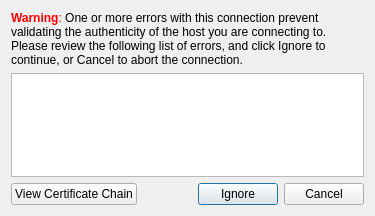
<?xml version="1.0" encoding="UTF-8"?>
<ui version="4.0">
 <class>SslErrors</class>
 <widget class="QDialog" name="SslErrors">
  <property name="geometry">
   <rect>
    <x>0</x>
    <y>0</y>
    <width>375</width>
    <height>216</height>
   </rect>
  </property>
  <property name="windowTitle">
   <string>Unable To Validate The Connection</string>
  </property>
  <layout class="QVBoxLayout">
   <item>
    <widget class="QLabel" name="label">
     <property name="text">
      <string>&lt;html&gt;&lt;head&gt;&lt;meta name=&quot;qrichtext&quot; content=&quot;1&quot; /&gt;&lt;style type=&quot;text/css&quot;&gt;
p, li { white-space: pre-wrap; }
&lt;/style&gt;&lt;/head&gt;&lt;body style=&quot; font-family:'Sans Serif'; font-size:9pt; font-weight:400; font-style:normal;&quot;&gt;
&lt;p style=&quot; margin-top:0px; margin-bottom:0px; margin-left:0px; margin-right:0px; -qt-block-indent:0; text-indent:0px;&quot;&gt;&lt;span style=&quot; font-weight:600; color:#ff0000;&quot;&gt;Warning&lt;/span&gt;&lt;span style=&quot; color:#ff0000;&quot;&gt;:&lt;/span&gt;&lt;span style=&quot; color:#000000;&quot;&gt; One or more errors with this connection prevent validating the authenticity of the host you are connecting to. Please review the following list of errors, and click &lt;/span&gt;&lt;span style=&quot; color:#000000;&quot;&gt;Ignore&lt;/span&gt;&lt;span style=&quot; color:#000000;&quot;&gt; to continue, or &lt;/span&gt;&lt;span style=&quot; color:#000000;&quot;&gt;Cancel&lt;/span&gt;&lt;span style=&quot; color:#000000;&quot;&gt; to abort the connection.&lt;/span&gt;&lt;/p&gt;&lt;/body&gt;&lt;/html&gt;</string>
     </property>
     <property name="wordWrap">
      <bool>true</bool>
     </property>
    </widget>
   </item>
   <item>
    <widget class="QListWidget" name="sslErrorList"/>
   </item>
   <item>
    <layout class="QHBoxLayout">
     <item>
      <widget class="QPushButton" name="certificateChainButton">
       <property name="text">
        <string>View Certificate Chain</string>
       </property>
       <property name="autoDefault">
        <bool>false</bool>
       </property>
      </widget>
     </item>
     <item>
      <spacer>
       <property name="orientation">
        <enum>Qt::Orientation::Horizontal</enum>
       </property>
       <property name="sizeHint" stdset="0">
        <size>
         <width>40</width>
         <height>20</height>
        </size>
       </property>
      </spacer>
     </item>
     <item>
      <widget class="QPushButton" name="pushButton">
       <property name="text">
        <string>Ignore</string>
       </property>
      </widget>
     </item>
     <item>
      <widget class="QPushButton" name="pushButton_2">
       <property name="text">
        <string>Cancel</string>
       </property>
      </widget>
     </item>
    </layout>
   </item>
  </layout>
 </widget>
 <resources/>
 <connections>
  <connection>
   <sender>pushButton</sender>
   <signal>clicked()</signal>
   <receiver>SslErrors</receiver>
   <slot>accept()</slot>
   <hints>
    <hint type="sourcelabel">
     <x>235</x>
     <y>185</y>
    </hint>
    <hint type="destinationlabel">
     <x>228</x>
     <y>287</y>
    </hint>
   </hints>
  </connection>
  <connection>
   <sender>pushButton_2</sender>
   <signal>clicked()</signal>
   <receiver>SslErrors</receiver>
   <slot>reject()</slot>
   <hints>
    <hint type="sourcelabel">
     <x>325</x>
     <y>192</y>
    </hint>
    <hint type="destinationlabel">
     <x>333</x>
     <y>231</y>
    </hint>
   </hints>
  </connection>
 </connections>
</ui>
